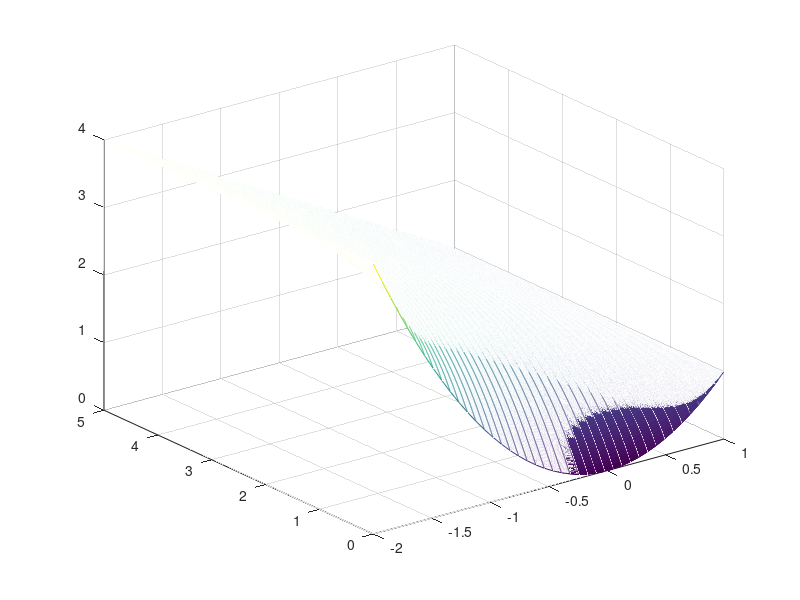

MATLAB code to generate this figure:
% Set the domain of the PDE
xs = -2;
xe = 1;

% Number of internal points
N = 40;

% List of x values including end points
x = linspace(xs, xe, N + 2);
% Grid size
h = (xe - xs)/(N + 1);

% Set the initial condition and use this to define the boundary conditions
u0 = x.^2;

us = u0(1);
ue = u0(N + 2);

% Extract the internal points
xIn = x(2:N + 1);
u0In = u0(2:N + 1);

% range of time values to solve for
tspan = [0 5];

% Create the RHS of the discretised system
e = ones(N, 1);
A = spdiags([e/(h^2), -2*e/(h^2), e/(h^2)], -1:1, N, N);
b = zeros(N, 1);
b(1) = us/(h^2);
b(N) = ue/(h^2);

% Solve the discretised PDE using ODE45
options = odeset('RelTol', 1e-5);
[t, u] = ode45(@(t, u)A*u + b, tspan, u0In, options);

% Reformat results and plot
[X, T] = meshgrid(x, t);
u = [us*ones(size(t)) u ue*ones(size(t))];
figure(1)
mesh(X, T, u)